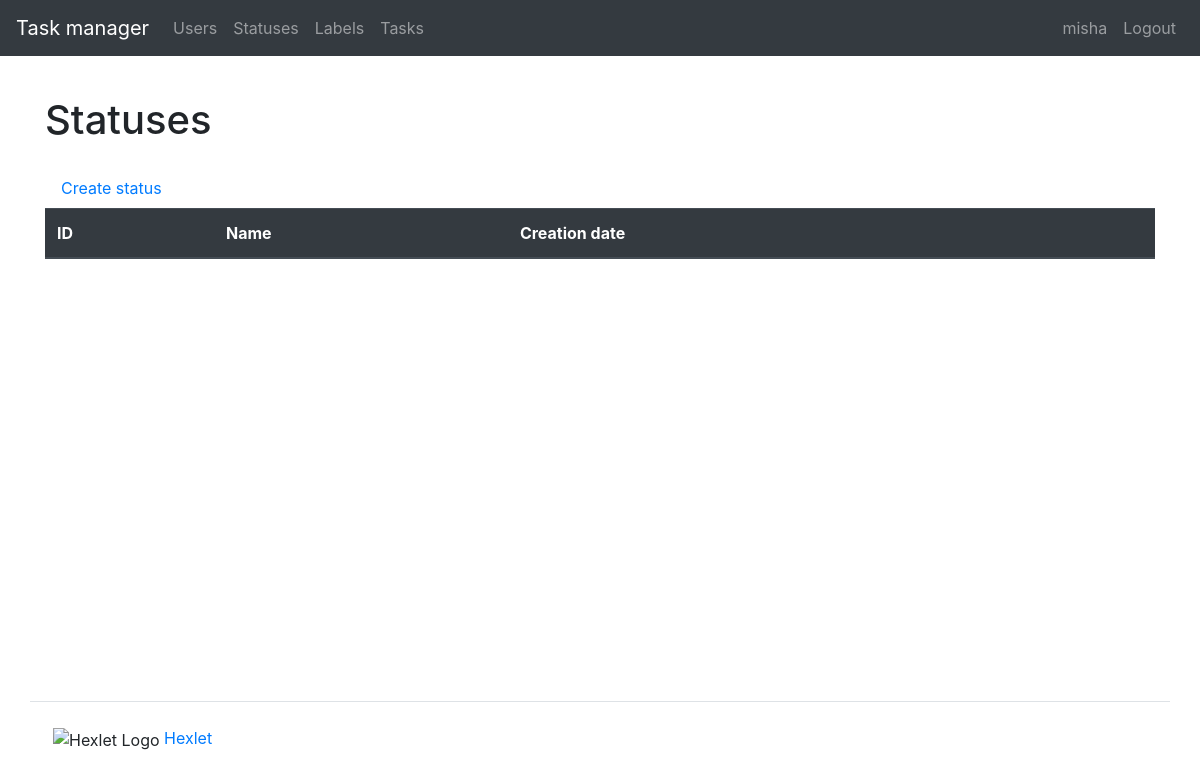
Before: /statuses (signed in) with the older database file.
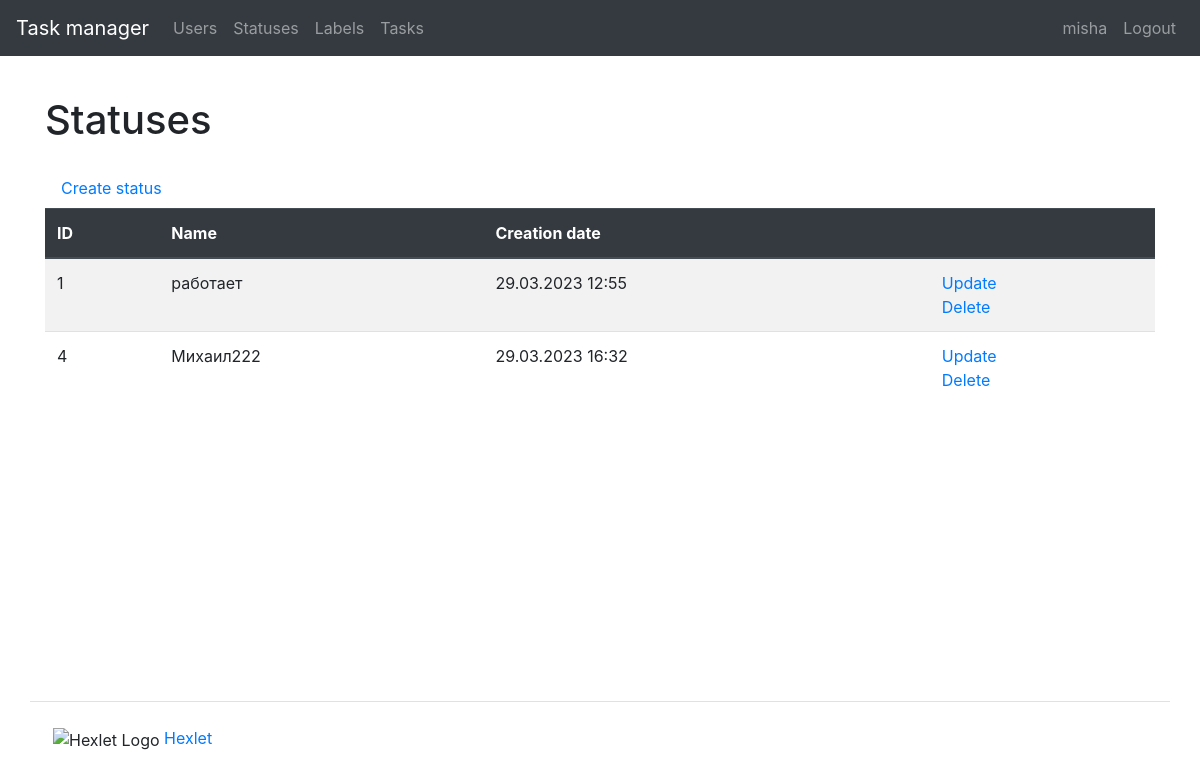
After: the same page with the newer database file.
### task_manager/statuses/models.py (models this page shows, shortened)
class Status(models.Model):
    name = models.CharField(max_length=150, unique=True,
                            verbose_name=_('Name'))
    date_created = models.DateTimeField(auto_now_add=True,
                                        verbose_name=_('Creation date'))
    class Meta:
        verbose_name = _('Status')
        verbose_name_plural = _('Statuses')

### task_manager/statuses/views.py (the view)
# urls.py: path('', views.StatusView.as_view(), name='statuses'),
class StatusView(AuthCheckMixin, ListView):
    template_name = 'statuses/index.html'
    model = Status
    context_object_name = 'statuses'
    extra_context = {'title': _('Statuses')}

### task_manager/mixins.py (called while the page is built)
    def dispatch(self, request, *args, **kwargs):
        if not request.user.is_authenticated:
            messages.error(request, self.auth_message)
            return redirect(reverse_lazy('login'))
        return super().dispatch(request, *args, **kwargs)

### task_manager/templates/statuses/index.html (shortened to what this page needs)
{% extends "base.html" %}
{% load bootstrap4 %}
{% load i18n %}
{% block content %}
<h1 class="my-4">{{ title }}</h1>
<a class="nav-link" href="{% url 'status_create' %}">{% trans 'Create status' %}</a>
<table class="table table-striped">
    <thead class="thead-dark">
    <tr>
        <th>ID</th>
        <th>{% trans 'Name' %}</th>
        <th>{% trans 'Creation date' %}</th>
        <th></th>
    </tr>
    </thead>
    <tbody>
    {% if statuses %}
    {% for status in statuses %}
    <tr>
        <td>{{ status.id }}</td>
        <td>{{ status.name }}</td>
        <td>{{ status.date_created|date:"d.m.Y H:i" }}</td>
        <td>
            <a href="{% url 'status_update' status.id %}">{% trans 'Update' %}</a>
            <br>
            <a href="{% url 'status_delete' status.id %}">{% trans 'Delete' %}</a>
        </td>
    </tr>
    {% endfor %}
    {% endif %}
    </tbody>
</table>
{% endblock content %}

Changed rows visible on the page:
added Status: id "1", name "работает", date_created "29.03.2023 12:55"
added Status: id "4", name "Михаил222", date_created "29.03.2023 16:32"
